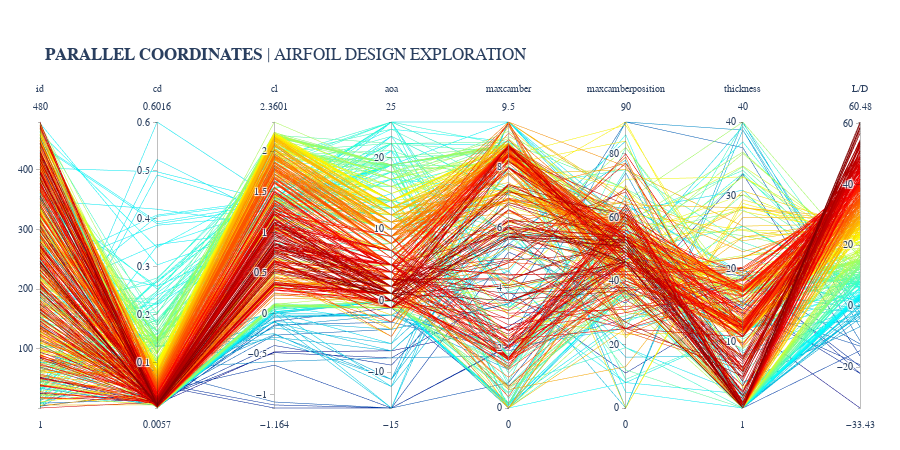

The code cell stored with this chart in its notebook:
### Code cell
df1 = data.df.sort_values(by='L/D',ascending=False).copy()
del df1['performance']; del df1['design']
df3 = df1.astype('float').round(4)
    
data.plot_par_coord(df3,'L/D')

### Figure 1 — Plotly figure (JSON) as saved in the notebook; plotly's stock layout.template omitted (floating-point values rounded to 4 significant figures; data arrays with more than 128 entries replaced by an {"elided": "..."} marker saying what was removed)
{"data": [{"dimensions": [{"label": "id", "values": {"elided": "480 int values"}}, {"label": "cd", "values": {"elided": "480 float values"}}, {"label": "cl", "values": {"elided": "480 float values"}}, {"label": "aoa", "values": {"elided": "480 int values"}}, {"label": "maxcamber", "values": {"elided": "480 float values"}}, {"label": "maxcamberposition", "values": {"elided": "480 int values"}}, {"label": "thickness", "values": {"elided": "480 float values"}}, {"label": "L/D", "values": {"elided": "480 float values"}}], "line": {"color": {"elided": "480 float values"}, "colorscale": [[0, "rgb(0,0,131)"], [0.2, "rgb(0,60,170)"], [0.4, "rgb(5,255,255)"], [0.6, "rgb(255,255,0)"], [0.8, "rgb(250,0,0)"], [1, "rgb(128,0,0)"]]}, "type": "parcoords"}], "layout": {"font": {"family": "sans-serif", "size": 12}, "height": 450, "margin": {"b": 40, "l": 40, "r": 40, "t": 120}, "title": {"text": "<b>PARALLEL COORDINATES</b> | AIRFOIL DESIGN EXPLORATION"}}}
